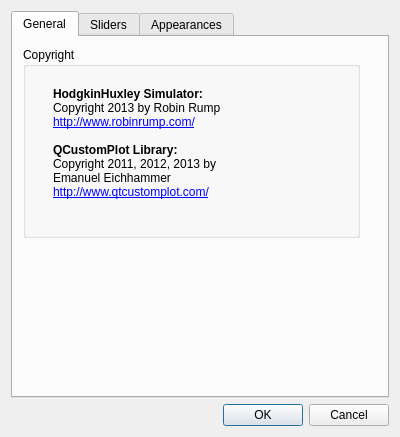
<?xml version="1.0" encoding="UTF-8"?>
<ui version="4.0">
 <class>Settings</class>
 <widget class="QDialog" name="Settings">
  <property name="geometry">
   <rect>
    <x>0</x>
    <y>0</y>
    <width>400</width>
    <height>437</height>
   </rect>
  </property>
  <property name="windowTitle">
   <string>Dialog</string>
  </property>
  <layout class="QVBoxLayout" name="verticalLayout">
   <item>
    <widget class="QTabWidget" name="tabBox">
     <property name="currentIndex">
      <number>0</number>
     </property>
     <widget class="QWidget" name="tabGeneral">
      <attribute name="title">
       <string>General</string>
      </attribute>
      <widget class="QGroupBox" name="groupBoxGeneral_2">
       <property name="geometry">
        <rect>
         <x>10</x>
         <y>10</y>
         <width>337</width>
         <height>191</height>
        </rect>
       </property>
       <property name="title">
        <string>Copyright</string>
       </property>
       <widget class="QLabel" name="copyrightLabel">
        <property name="geometry">
         <rect>
          <x>30</x>
          <y>40</y>
          <width>271</width>
          <height>131</height>
         </rect>
        </property>
        <property name="text">
         <string>&lt;b&gt;HodgkinHuxley Simulator:&lt;/b&gt;&lt;br&gt;
Copyright 2013 by Robin Rump&lt;br&gt;
&lt;a href=&quot;http://www.qtcustomplot.com/&quot;&gt;http://www.robinrump.com/&lt;/a&gt;&lt;br&gt;&lt;br&gt;
&lt;b&gt;QCustomPlot Library:&lt;/b&gt;&lt;br&gt;
Copyright 2011, 2012, 2013 by &lt;br&gt;
Emanuel Eichhammer&lt;br&gt;
&lt;a href=&quot;http://www.qtcustomplot.com/&quot;&gt;http://www.qtcustomplot.com/&lt;/a&gt;&lt;br&gt;&lt;br&gt;</string>
        </property>
       </widget>
      </widget>
     </widget>
     <widget class="QWidget" name="tabSliders">
      <attribute name="title">
       <string>Sliders</string>
      </attribute>
      <widget class="QGroupBox" name="groupBoxCurrent">
       <property name="geometry">
        <rect>
         <x>10</x>
         <y>10</y>
         <width>337</width>
         <height>91</height>
        </rect>
       </property>
       <property name="title">
        <string>Current</string>
       </property>
       <widget class="QSpinBox" name="minCurrentValue">
        <property name="geometry">
         <rect>
          <x>160</x>
          <y>27</y>
          <width>57</width>
          <height>24</height>
         </rect>
        </property>
        <property name="minimum">
         <number>-500</number>
        </property>
        <property name="maximum">
         <number>499</number>
        </property>
       </widget>
       <widget class="QSpinBox" name="maxCurrentValue">
        <property name="geometry">
         <rect>
          <x>160</x>
          <y>57</y>
          <width>57</width>
          <height>24</height>
         </rect>
        </property>
        <property name="minimum">
         <number>-499</number>
        </property>
        <property name="maximum">
         <number>500</number>
        </property>
       </widget>
       <widget class="QLabel" name="maxCurrentLabel">
        <property name="geometry">
         <rect>
          <x>30</x>
          <y>59</y>
          <width>121</width>
          <height>21</height>
         </rect>
        </property>
        <property name="text">
         <string>Maximum current:</string>
        </property>
       </widget>
       <widget class="QLabel" name="minCurrentLabel">
        <property name="geometry">
         <rect>
          <x>30</x>
          <y>29</y>
          <width>121</width>
          <height>21</height>
         </rect>
        </property>
        <property name="text">
         <string>Minimum current:</string>
        </property>
       </widget>
       <widget class="QLabel" name="minCurrentUnit">
        <property name="geometry">
         <rect>
          <x>240</x>
          <y>30</y>
          <width>30</width>
          <height>20</height>
         </rect>
        </property>
        <property name="text">
         <string>mA</string>
        </property>
       </widget>
       <widget class="QLabel" name="maxCurrentUnit">
        <property name="geometry">
         <rect>
          <x>240</x>
          <y>60</y>
          <width>30</width>
          <height>20</height>
         </rect>
        </property>
        <property name="text">
         <string>mA</string>
        </property>
       </widget>
      </widget>
      <widget class="QGroupBox" name="groupBoxConductivities">
       <property name="geometry">
        <rect>
         <x>10</x>
         <y>110</y>
         <width>337</width>
         <height>211</height>
        </rect>
       </property>
       <property name="title">
        <string>Conductivites</string>
       </property>
       <widget class="QSpinBox" name="minGNaValue">
        <property name="geometry">
         <rect>
          <x>160</x>
          <y>27</y>
          <width>57</width>
          <height>24</height>
         </rect>
        </property>
        <property name="minimum">
         <number>0</number>
        </property>
        <property name="maximum">
         <number>499</number>
        </property>
       </widget>
       <widget class="QSpinBox" name="maxGNaValue">
        <property name="geometry">
         <rect>
          <x>160</x>
          <y>57</y>
          <width>57</width>
          <height>24</height>
         </rect>
        </property>
        <property name="minimum">
         <number>1</number>
        </property>
        <property name="maximum">
         <number>500</number>
        </property>
       </widget>
       <widget class="QLabel" name="maxGNaLabel">
        <property name="geometry">
         <rect>
          <x>30</x>
          <y>59</y>
          <width>121</width>
          <height>21</height>
         </rect>
        </property>
        <property name="text">
         <string>Maximum gNa:</string>
        </property>
       </widget>
       <widget class="QLabel" name="minGNaLabel">
        <property name="geometry">
         <rect>
          <x>30</x>
          <y>29</y>
          <width>121</width>
          <height>21</height>
         </rect>
        </property>
        <property name="text">
         <string>Minimum gNa:</string>
        </property>
       </widget>
       <widget class="QSpinBox" name="minGKValue">
        <property name="geometry">
         <rect>
          <x>160</x>
          <y>88</y>
          <width>57</width>
          <height>24</height>
         </rect>
        </property>
        <property name="minimum">
         <number>0</number>
        </property>
        <property name="maximum">
         <number>499</number>
        </property>
       </widget>
       <widget class="QLabel" name="minGKLabel">
        <property name="geometry">
         <rect>
          <x>30</x>
          <y>90</y>
          <width>121</width>
          <height>21</height>
         </rect>
        </property>
        <property name="text">
         <string>Minimum gK:</string>
        </property>
       </widget>
       <widget class="QSpinBox" name="maxGKValue">
        <property name="geometry">
         <rect>
          <x>160</x>
          <y>118</y>
          <width>57</width>
          <height>24</height>
         </rect>
        </property>
        <property name="minimum">
         <number>1</number>
        </property>
        <property name="maximum">
         <number>500</number>
        </property>
       </widget>
       <widget class="QLabel" name="maxGKLabel">
        <property name="geometry">
         <rect>
          <x>30</x>
          <y>120</y>
          <width>121</width>
          <height>21</height>
         </rect>
        </property>
        <property name="text">
         <string>Maximum gK:</string>
        </property>
       </widget>
       <widget class="QLabel" name="minGLLabel">
        <property name="geometry">
         <rect>
          <x>30</x>
          <y>152</y>
          <width>121</width>
          <height>21</height>
         </rect>
        </property>
        <property name="text">
         <string>Minimum gL:</string>
        </property>
       </widget>
       <widget class="QSpinBox" name="minGLValue">
        <property name="geometry">
         <rect>
          <x>160</x>
          <y>150</y>
          <width>57</width>
          <height>24</height>
         </rect>
        </property>
        <property name="minimum">
         <number>0</number>
        </property>
        <property name="maximum">
         <number>499</number>
        </property>
       </widget>
       <widget class="QLabel" name="maxGLLabel">
        <property name="geometry">
         <rect>
          <x>30</x>
          <y>182</y>
          <width>121</width>
          <height>21</height>
         </rect>
        </property>
        <property name="text">
         <string>Maximum gL:</string>
        </property>
       </widget>
       <widget class="QSpinBox" name="maxGLValue">
        <property name="geometry">
         <rect>
          <x>160</x>
          <y>180</y>
          <width>57</width>
          <height>24</height>
         </rect>
        </property>
        <property name="minimum">
         <number>1</number>
        </property>
        <property name="maximum">
         <number>500</number>
        </property>
       </widget>
       <widget class="QLabel" name="minGNaUnit">
        <property name="geometry">
         <rect>
          <x>240</x>
          <y>30</y>
          <width>70</width>
          <height>20</height>
         </rect>
        </property>
        <property name="text">
         <string>mS/cm2</string>
        </property>
       </widget>
       <widget class="QLabel" name="maxGNaUnit">
        <property name="geometry">
         <rect>
          <x>240</x>
          <y>60</y>
          <width>70</width>
          <height>20</height>
         </rect>
        </property>
        <property name="text">
         <string>mS/cm2</string>
        </property>
       </widget>
       <widget class="QLabel" name="minGKUnit">
        <property name="geometry">
         <rect>
          <x>240</x>
          <y>90</y>
          <width>70</width>
          <height>20</height>
         </rect>
        </property>
        <property name="text">
         <string>mS/cm2</string>
        </property>
       </widget>
       <widget class="QLabel" name="maxGKUnit">
        <property name="geometry">
         <rect>
          <x>240</x>
          <y>120</y>
          <width>70</width>
          <height>20</height>
         </rect>
        </property>
        <property name="text">
         <string>mS/cm2</string>
        </property>
       </widget>
       <widget class="QLabel" name="minGLUnit">
        <property name="geometry">
         <rect>
          <x>240</x>
          <y>150</y>
          <width>70</width>
          <height>20</height>
         </rect>
        </property>
        <property name="text">
         <string>mS/cm2</string>
        </property>
       </widget>
       <widget class="QLabel" name="maxGLUnit">
        <property name="geometry">
         <rect>
          <x>240</x>
          <y>180</y>
          <width>70</width>
          <height>20</height>
         </rect>
        </property>
        <property name="text">
         <string>mS/cm2</string>
        </property>
       </widget>
      </widget>
     </widget>
     <widget class="QWidget" name="tabAppearances">
      <attribute name="title">
       <string>Appearances</string>
      </attribute>
      <widget class="QGroupBox" name="groupBoxAppearances">
       <property name="geometry">
        <rect>
         <x>10</x>
         <y>10</y>
         <width>337</width>
         <height>181</height>
        </rect>
       </property>
       <property name="title">
        <string>Colors</string>
       </property>
       <widget class="QLabel" name="colorCurrentLabel">
        <property name="geometry">
         <rect>
          <x>30</x>
          <y>59</y>
          <width>121</width>
          <height>21</height>
         </rect>
        </property>
        <property name="text">
         <string>Color current:</string>
        </property>
       </widget>
       <widget class="QLabel" name="colorMembraneLabel">
        <property name="geometry">
         <rect>
          <x>30</x>
          <y>29</y>
          <width>121</width>
          <height>21</height>
         </rect>
        </property>
        <property name="text">
         <string>Color membrane:</string>
        </property>
       </widget>
       <widget class="QLabel" name="colorNLabel">
        <property name="geometry">
         <rect>
          <x>30</x>
          <y>90</y>
          <width>121</width>
          <height>21</height>
         </rect>
        </property>
        <property name="text">
         <string>Color n:</string>
        </property>
       </widget>
       <widget class="QLabel" name="colorMLabel">
        <property name="geometry">
         <rect>
          <x>30</x>
          <y>120</y>
          <width>121</width>
          <height>21</height>
         </rect>
        </property>
        <property name="text">
         <string>Color m:</string>
        </property>
       </widget>
       <widget class="QLabel" name="colorHLabel">
        <property name="geometry">
         <rect>
          <x>30</x>
          <y>152</y>
          <width>121</width>
          <height>21</height>
         </rect>
        </property>
        <property name="text">
         <string>Color h:</string>
        </property>
       </widget>
       <widget class="QToolButton" name="colorMembraneButton">
        <property name="geometry">
         <rect>
          <x>290</x>
          <y>29</y>
          <width>27</width>
          <height>21</height>
         </rect>
        </property>
        <property name="styleSheet">
         <string notr="true"/>
        </property>
        <property name="text">
         <string>...</string>
        </property>
       </widget>
       <widget class="QLineEdit" name="colorMembraneValue">
        <property name="geometry">
         <rect>
          <x>160</x>
          <y>29</y>
          <width>113</width>
          <height>21</height>
         </rect>
        </property>
       </widget>
       <widget class="QToolButton" name="colorCurrentButton">
        <property name="geometry">
         <rect>
          <x>290</x>
          <y>60</y>
          <width>27</width>
          <height>21</height>
         </rect>
        </property>
        <property name="text">
         <string>...</string>
        </property>
       </widget>
       <widget class="QLineEdit" name="colorCurrentValue">
        <property name="geometry">
         <rect>
          <x>160</x>
          <y>60</y>
          <width>113</width>
          <height>21</height>
         </rect>
        </property>
       </widget>
       <widget class="QToolButton" name="colorNButton">
        <property name="geometry">
         <rect>
          <x>290</x>
          <y>90</y>
          <width>27</width>
          <height>21</height>
         </rect>
        </property>
        <property name="text">
         <string>...</string>
        </property>
       </widget>
       <widget class="QLineEdit" name="colorNValue">
        <property name="geometry">
         <rect>
          <x>160</x>
          <y>90</y>
          <width>113</width>
          <height>21</height>
         </rect>
        </property>
       </widget>
       <widget class="QToolButton" name="colorMButton">
        <property name="geometry">
         <rect>
          <x>290</x>
          <y>120</y>
          <width>27</width>
          <height>21</height>
         </rect>
        </property>
        <property name="text">
         <string>...</string>
        </property>
       </widget>
       <widget class="QLineEdit" name="colorMValue">
        <property name="geometry">
         <rect>
          <x>160</x>
          <y>120</y>
          <width>113</width>
          <height>21</height>
         </rect>
        </property>
       </widget>
       <widget class="QToolButton" name="colorHButton">
        <property name="geometry">
         <rect>
          <x>290</x>
          <y>150</y>
          <width>27</width>
          <height>21</height>
         </rect>
        </property>
        <property name="text">
         <string>...</string>
        </property>
       </widget>
       <widget class="QLineEdit" name="colorHValue">
        <property name="geometry">
         <rect>
          <x>160</x>
          <y>150</y>
          <width>113</width>
          <height>21</height>
         </rect>
        </property>
       </widget>
      </widget>
     </widget>
    </widget>
   </item>
   <item>
    <widget class="QDialogButtonBox" name="buttonBox">
     <property name="orientation">
      <enum>Qt::Horizontal</enum>
     </property>
     <property name="standardButtons">
      <set>QDialogButtonBox::Cancel|QDialogButtonBox::Ok</set>
     </property>
    </widget>
   </item>
  </layout>
 </widget>
 <resources/>
 <connections>
  <connection>
   <sender>buttonBox</sender>
   <signal>accepted()</signal>
   <receiver>Settings</receiver>
   <slot>accept()</slot>
   <hints>
    <hint type="sourcelabel">
     <x>248</x>
     <y>400</y>
    </hint>
    <hint type="destinationlabel">
     <x>157</x>
     <y>274</y>
    </hint>
   </hints>
  </connection>
  <connection>
   <sender>buttonBox</sender>
   <signal>rejected()</signal>
   <receiver>Settings</receiver>
   <slot>reject()</slot>
   <hints>
    <hint type="sourcelabel">
     <x>316</x>
     <y>400</y>
    </hint>
    <hint type="destinationlabel">
     <x>286</x>
     <y>274</y>
    </hint>
   </hints>
  </connection>
 </connections>
</ui>
